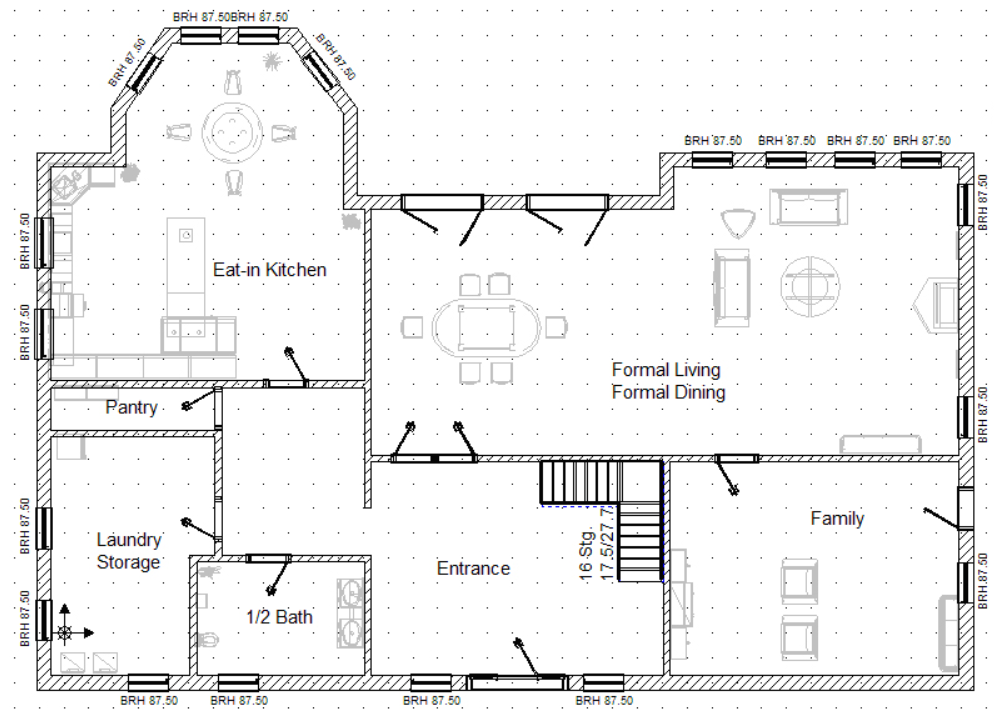
#> input picture backend/data/input_blueprints/150d8fa2.png, 994 x 711 px; its folder holds only this picture in this run
$ python -i image_processing.py   (imports and definitions only)
#> lines starting #> are read from the running program, lines starting #| are printed output that depends on the picture; after the words box and inside, x2 and y2 are one past the last pixel; in counts of white or black regions, pixels touching at a corner belong together
### backend/utils/logger.py
"""
FirePBD Engine — Structured Logger
====================================
Provides a consistent, coloured logger for all backend modules.
"""
import logging
import os
import sys

from backend.config import LOG_DATE_FORMAT, LOG_FORMAT, LOG_LEVEL

# Avoid ANSI escape spam on standard Windows terminals unless VT processing is
# explicitly available.
_USE_COLOUR = bool(
    hasattr(sys.stdout, "isatty")
    and sys.stdout.isatty()
    and (os.name != "nt" or os.getenv("WT_SESSION") or os.getenv("ANSICON"))
)

_COLOURS = {
    "DEBUG": "\033[36m",
    "INFO": "\033[32m",
    "WARNING": "\033[33m",
    "ERROR": "\033[31m",
    "CRITICAL": "\033[35m",
} if _USE_COLOUR else {}
_RESET = "\033[0m"


class _ColouredFormatter(logging.Formatter):
    # [9 lines left out: function format, not called in this run]


class _SafeStreamHandler(logging.StreamHandler):
    """Replace characters unsupported by the active terminal encoding."""

    # [14 lines left out: function emit, not called in this run]


def get_logger(name: str) -> logging.Logger:
    """
    Return a named logger configured with safe console output.
    Call once per module: `logger = get_logger(__name__)`
    """
#> called with name = 'traced_module'
    logger = logging.getLogger(name)

    if logger.handlers:
        return logger

    logger.setLevel(getattr(logging, LOG_LEVEL.upper(), logging.INFO))
#> (this line was passed over: backend is not available in this run)

    handler = _SafeStreamHandler(sys.stdout)
    handler.setFormatter(_ColouredFormatter(fmt=LOG_FORMAT, datefmt=LOG_DATE_FORMAT))
    logger.addHandler(handler)
    logger.propagate = False

    return logger

### backend/utils/image_processing.py
"""
FirePBD Engine — Image Processing Utilities
=============================================
OpenCV-based helpers for blueprint image preprocessing,
wall detection, and contour extraction.
"""
from __future__ import annotations

from typing import List, Optional, Tuple

import cv2
import numpy as np
from shapely.geometry import Polygon
from shapely.validation import make_valid

from backend.utils.logger import get_logger

# [1 line that did not run here, left out]


# ─── Image Preprocessing ──────────────────────────────────────────────────────

# [7 lines left out: function load_blueprint_image, not called in this run]


def preprocess_for_wall_detection(img: np.ndarray) -> np.ndarray:
    """
    Convert a raw blueprint image to a binary wall mask.

    Pipeline:
      1. Normalise intensity
      2. Gaussian denoise
      3. Otsu thresholding → binary
      4. Morphological close to fill small gaps in walls

    Returns: uint8 binary image (255=wall, 0=open)
    """
    # Normalise to full 0-255 range and denoise while preserving line edges.
    norm = cv2.normalize(img, None, 0, 255, cv2.NORM_MINMAX)
    denoised = cv2.bilateralFilter(norm, 7, 45, 45)

    # Blend global and local thresholding so both thick and faint walls survive.
    _, otsu = cv2.threshold(denoised, 0, 255, cv2.THRESH_BINARY_INV + cv2.THRESH_OTSU)
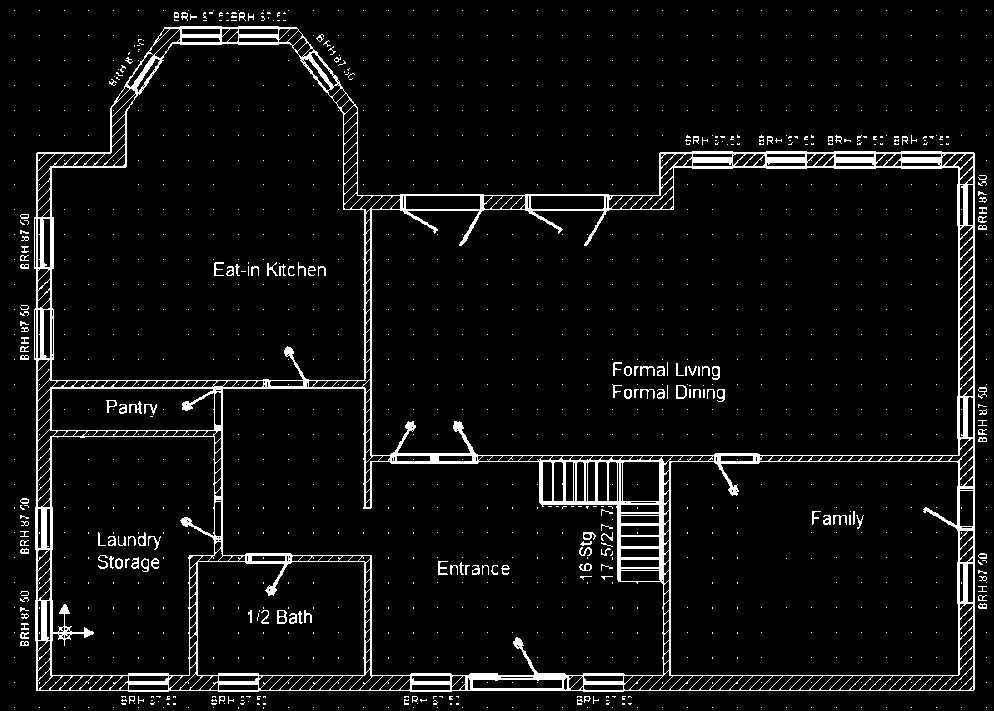
#> otsu: shape (711, 994); 5.9% white in thin lines or dots
    adaptive = cv2.adaptiveThreshold(
        denoised,
        255,
        cv2.ADAPTIVE_THRESH_GAUSSIAN_C,
        cv2.THRESH_BINARY_INV,
        31,
        9,
    )
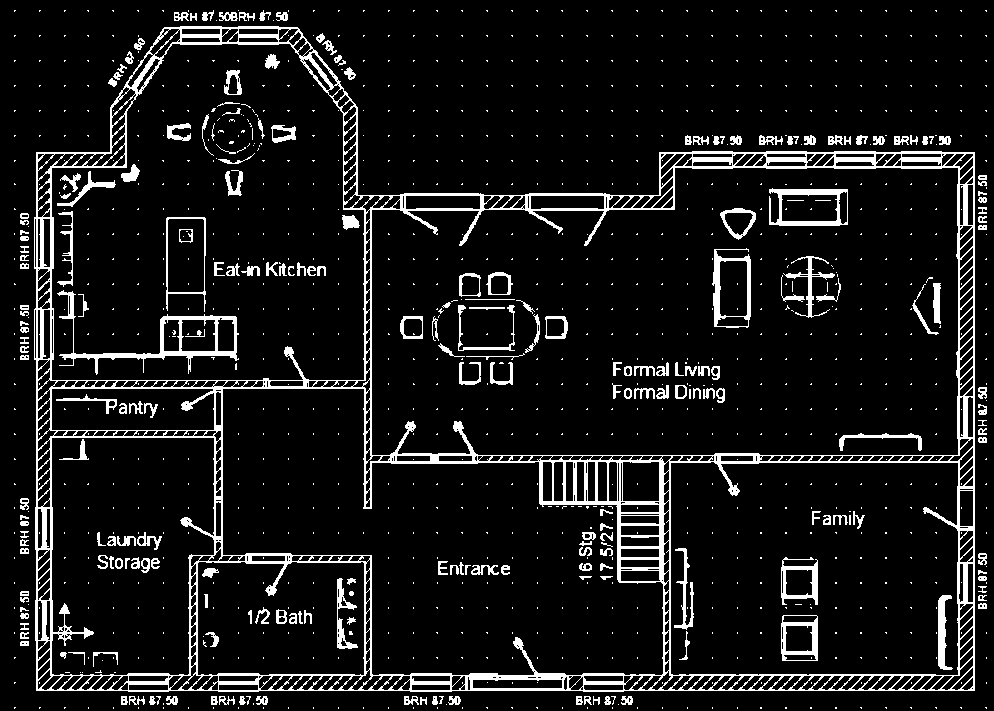
#> adaptive: shape (711, 994); 9.4% white; 1224 white regions (994 under 20 px), largest, box (x1, y1, x2, y2) and area: (34, 26, 975, 692) 39042, (57, 290, 239, 375) 2019, (769, 188, 848, 226) 1043
    binary = cv2.bitwise_or(otsu, adaptive)
#> binary: shape (711, 994); 9.4% white; 1224 white regions (994 under 20 px), largest, box (x1, y1, x2, y2) and area: (34, 26, 975, 692) 39389, (57, 290, 239, 375) 2019, (769, 188, 848, 226) 1043

    # Connect fragmented wall strokes and suppress salt-and-pepper noise.
    binary = cv2.morphologyEx(binary, cv2.MORPH_OPEN, cv2.getStructuringElement(cv2.MORPH_RECT, (3, 3)))
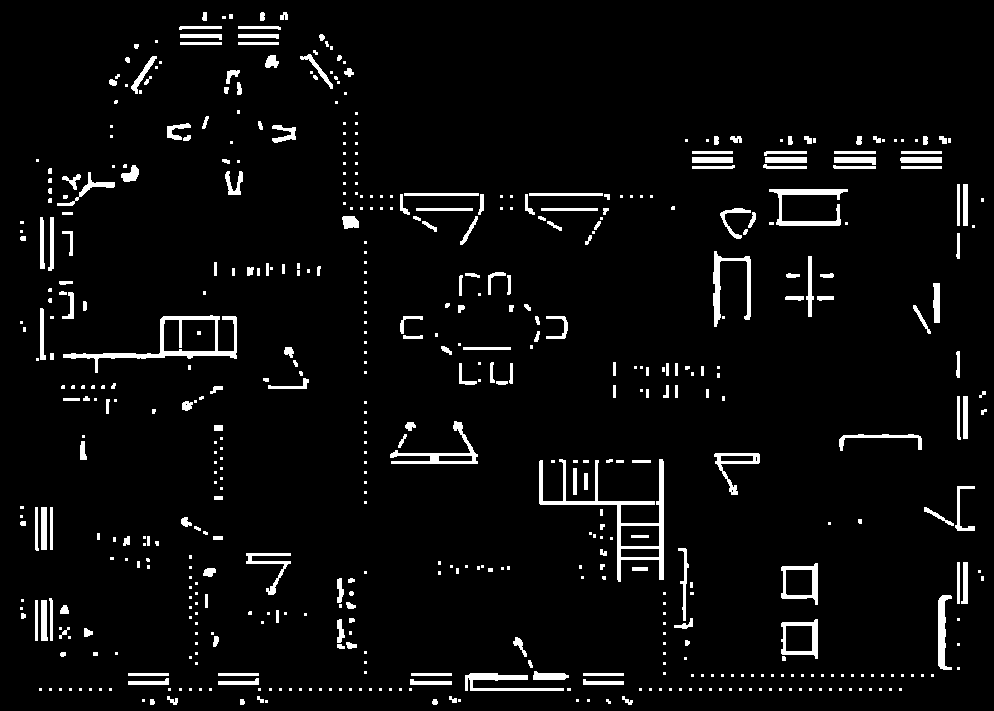
#> binary: shape (711, 994); 4.6% white; 565 white regions (332 under 20 px), largest, box (x1, y1, x2, y2) and area: (539, 459, 664, 582) 2151, (63, 315, 237, 373) 1630, (769, 189, 848, 226) 909
    binary = cv2.morphologyEx(binary, cv2.MORPH_CLOSE, cv2.getStructuringElement(cv2.MORPH_RECT, (5, 5)), iterations=2)
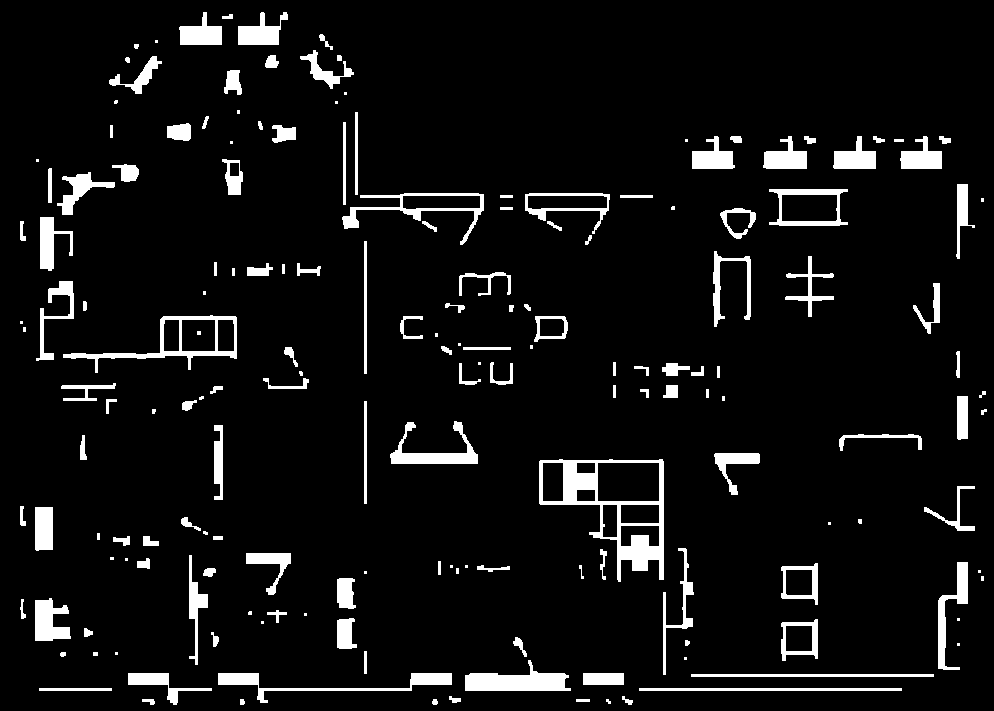
#> binary: shape (711, 994); 6.8% white; 178 white regions (41 under 20 px), largest, box (x1, y1, x2, y2) and area: (539, 459, 664, 582) 4076, (465, 660, 571, 691) 1810, (63, 315, 237, 373) 1696
    binary = cv2.dilate(binary, cv2.getStructuringElement(cv2.MORPH_RECT, (3, 3)), iterations=1)
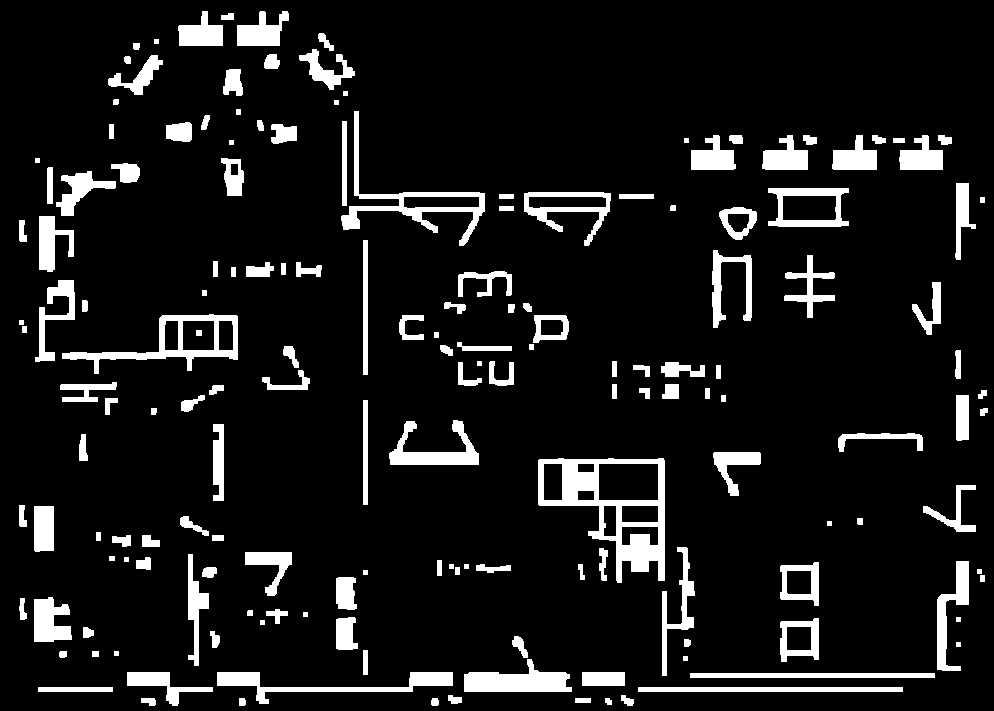
#> binary: shape (711, 994); 9.7% white; 168 white regions, largest, box (x1, y1, x2, y2) and area: (538, 458, 665, 583) 5410, (341, 111, 485, 246) 2603, (62, 314, 238, 374) 2510

    return binary


# [223 lines left out: functions extract_room_contours, contour_to_polygon, detect_wall_lines, detect_door_gaps, skeletonise, estimate_scale_from_image and 1 more, not called in this run]

>>> import cv2
>>> picture = cv2.imread('../data/input_blueprints/150d8fa2.png', cv2.IMREAD_GRAYSCALE)
>>> result = preprocess_for_wall_detection(picture)

$ run again, on backend/data/input_blueprints/1c583bf0.png
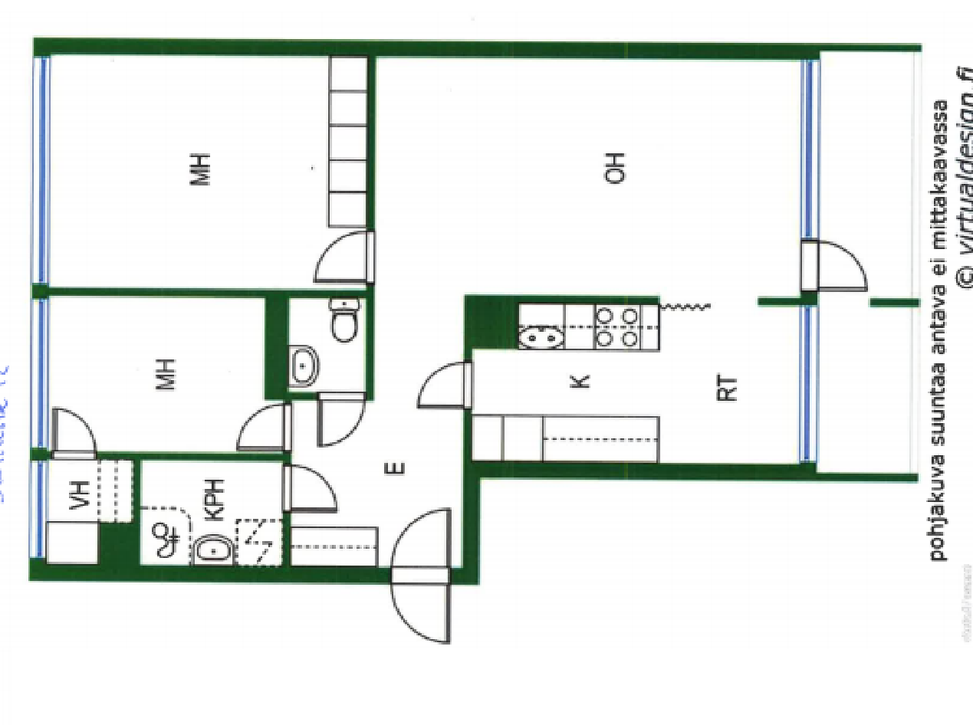
#> input picture backend/data/input_blueprints/1c583bf0.png, 973 x 725 px, shrunk from 1269 x 946 before the run
#> in preprocess_for_wall_detection, `_, otsu = cv2.threshold(denoised, 0, 255, cv2.THRESH_BINARY_INV + cv2...`:
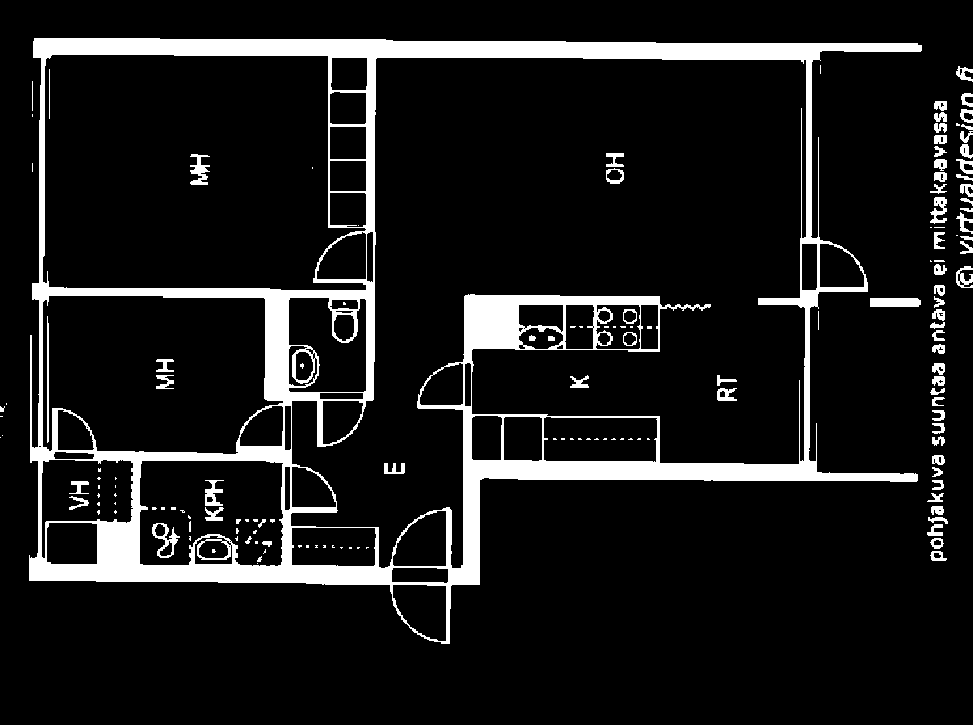
#> otsu: shape (725, 973); 10.4% white; 151 white regions (73 under 20 px), largest, box (x1, y1, x2, y2) and area: (29, 38, 922, 644) 64926, (870, 298, 921, 307) 450, (152, 523, 180, 558) 333
#> adaptive: shape (725, 973); 10.8% white; 166 white regions (45 under 20 px), largest, box (x1, y1, x2, y2) and area: (28, 38, 922, 645) 64672, (804, 306, 811, 459) 876, (870, 298, 921, 307) 457
#> in preprocess_for_wall_detection, `binary = cv2.dilate(binary, cv2.getStructuringElement(cv2.MORPH_RECT, ..`:
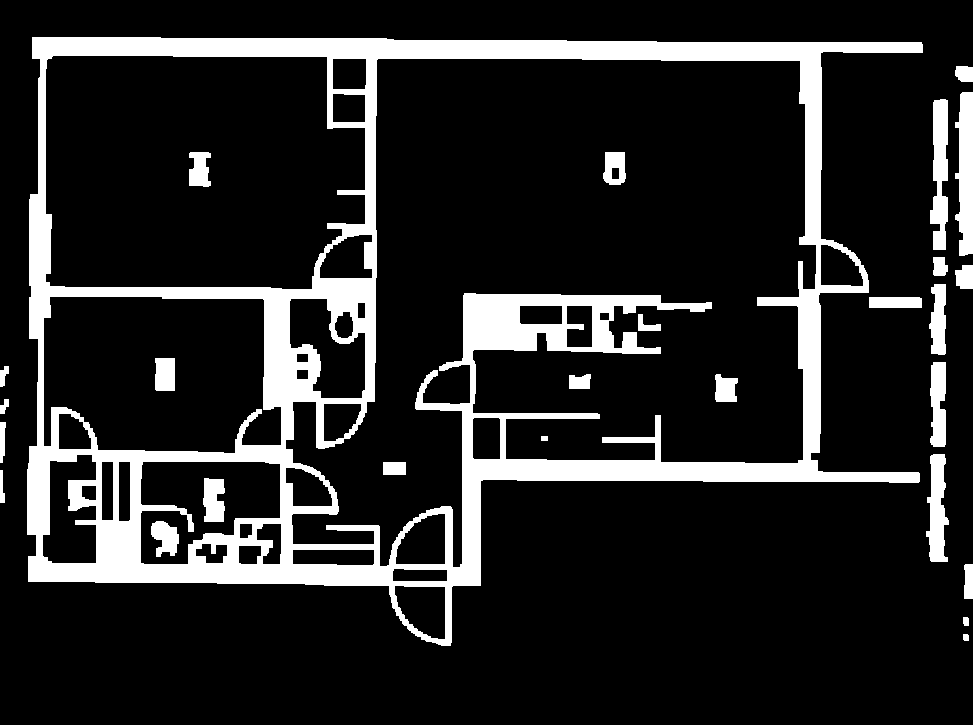
#> binary: shape (725, 973); 15.2% white; 27 white regions, largest, box (x1, y1, x2, y2) and area: (27, 37, 923, 646) 92309, (955, 92, 973, 256) 2293, (930, 99, 948, 250) 1988
